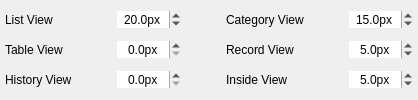
             <widget class="QWidget" name="tab__padding">
              <attribute name="icon">
               <iconset resource="preference_icons.qrc">
                <normaloff>:/main/icons/ic_settings_overscan_white.png</normaloff>:/main/icons/ic_settings_overscan_white.png</iconset>
              </attribute>
              <attribute name="title">
               <string>Padding</string>
              </attribute>
              <layout class="QHBoxLayout" name="horizontalLayout_32">
               <property name="spacing">
                <number>5</number>
               </property>
               <property name="leftMargin">
                <number>5</number>
               </property>
               <property name="topMargin">
                <number>5</number>
               </property>
               <property name="rightMargin">
                <number>5</number>
               </property>
               <property name="bottomMargin">
                <number>5</number>
               </property>
               <item>
                <layout class="QVBoxLayout" name="verticalLayout_9">
                 <item>
                  <layout class="QHBoxLayout" name="horizontalLayout_29">
                   <item>
                    <widget class="QLabel" name="label__default_list_item_padding">
                     <property name="text">
                      <string>List View</string>
                     </property>
                    </widget>
                   </item>
                   <item>
                    <spacer name="horizontalSpacer_11">
                     <property name="orientation">
                      <enum>Qt::Horizontal</enum>
                     </property>
                     <property name="sizeHint" stdset="0">
                      <size>
                       <width>40</width>
                       <height>20</height>
                      </size>
                     </property>
                    </spacer>
                   </item>
                   <item>
                    <widget class="QDoubleSpinBox" name="doubleSpinBox__default_list_item_padding">
                     <property name="frame">
                      <bool>false</bool>
                     </property>
                     <property name="alignment">
                      <set>Qt::AlignCenter</set>
                     </property>
                     <property name="suffix">
                      <string>px</string>
                     </property>
                     <property name="decimals">
                      <number>1</number>
                     </property>
                     <property name="minimum">
                      <double>0.000000000000000</double>
                     </property>
                     <property name="maximum">
                      <double>100.000000000000000</double>
                     </property>
                     <property name="singleStep">
                      <double>0.100000000000000</double>
                     </property>
                     <property name="value">
                      <double>20.000000000000000</double>
                     </property>
                    </widget>
                   </item>
                  </layout>
                 </item>
                 <item>
                  <layout class="QHBoxLayout" name="horizontalLayout_30">
                   <item>
                    <widget class="QLabel" name="label__default_table_item_padding">
                     <property name="text">
                      <string>Table View</string>
                     </property>
                    </widget>
                   </item>
                   <item>
                    <spacer name="horizontalSpacer_12">
                     <property name="orientation">
                      <enum>Qt::Horizontal</enum>
                     </property>
                     <property name="sizeHint" stdset="0">
                      <size>
                       <width>40</width>
                       <height>20</height>
                      </size>
                     </property>
                    </spacer>
                   </item>
                   <item>
                    <widget class="QDoubleSpinBox" name="doubleSpinBox__default_table_item_padding">
                     <property name="frame">
                      <bool>false</bool>
                     </property>
                     <property name="alignment">
                      <set>Qt::AlignCenter</set>
                     </property>
                     <property name="suffix">
                      <string>px</string>
                     </property>
                     <property name="decimals">
                      <number>1</number>
                     </property>
                     <property name="minimum">
                      <double>0.000000000000000</double>
                     </property>
                     <property name="maximum">
                      <double>100.000000000000000</double>
                     </property>
                     <property name="singleStep">
                      <double>0.100000000000000</double>
                     </property>
                     <property name="value">
                      <double>0.000000000000000</double>
                     </property>
                    </widget>
                   </item>
                  </layout>
                 </item>
                 <item>
                  <layout class="QHBoxLayout" name="horizontalLayout_31">
                   <item>
                    <widget class="QLabel" name="label__default_history_item_padding">
                     <property name="text">
                      <string>History View</string>
                     </property>
                    </widget>
                   </item>
                   <item>
                    <spacer name="horizontalSpacer_13">
                     <property name="orientation">
                      <enum>Qt::Horizontal</enum>
                     </property>
                     <property name="sizeHint" stdset="0">
                      <size>
                       <width>40</width>
                       <height>20</height>
                      </size>
                     </property>
                    </spacer>
                   </item>
                   <item>
                    <widget class="QDoubleSpinBox" name="doubleSpinBox__default_history_item_padding">
                     <property name="frame">
                      <bool>false</bool>
                     </property>
                     <property name="alignment">
                      <set>Qt::AlignCenter</set>
                     </property>
                     <property name="suffix">
                      <string>px</string>
                     </property>
                     <property name="decimals">
                      <number>1</number>
                     </property>
                     <property name="minimum">
                      <double>0.000000000000000</double>
                     </property>
                     <property name="maximum">
                      <double>100.000000000000000</double>
                     </property>
                     <property name="singleStep">
                      <double>0.100000000000000</double>
                     </property>
                     <property name="value">
                      <double>0.000000000000000</double>
                     </property>
                    </widget>
                   </item>
                  </layout>
                 </item>
                </layout>
               </item>
               <item>
                <spacer name="horizontalSpacer_16">
                 <property name="orientation">
                  <enum>Qt::Horizontal</enum>
                 </property>
                 <property name="sizeHint" stdset="0">
                  <size>
                   <width>40</width>
                   <height>20</height>
                  </size>
                 </property>
                </spacer>
               </item>
               <item>
                <layout class="QVBoxLayout" name="verticalLayout_8">
                 <item>
                  <layout class="QHBoxLayout" name="horizontalLayout_26">
                   <item>
                    <widget class="QLabel" name="label__default_cate_item_padding">
                     <property name="text">
                      <string>Category View</string>
                     </property>
                    </widget>
                   </item>
                   <item>
                    <spacer name="horizontalSpacer_8">
                     <property name="orientation">
                      <enum>Qt::Horizontal</enum>
                     </property>
                     <property name="sizeHint" stdset="0">
                      <size>
                       <width>40</width>
                       <height>20</height>
                      </size>
                     </property>
                    </spacer>
                   </item>
                   <item>
                    <widget class="QDoubleSpinBox" name="doubleSpinBox__default_cate_item_padding">
                     <property name="frame">
                      <bool>false</bool>
                     </property>
                     <property name="alignment">
                      <set>Qt::AlignCenter</set>
                     </property>
                     <property name="suffix">
                      <string>px</string>
                     </property>
                     <property name="decimals">
                      <number>1</number>
                     </property>
                     <property name="minimum">
                      <double>0.000000000000000</double>
                     </property>
                     <property name="maximum">
                      <double>100.000000000000000</double>
                     </property>
                     <property name="singleStep">
                      <double>0.100000000000000</double>
                     </property>
                     <property name="value">
                      <double>15.000000000000000</double>
                     </property>
                    </widget>
                   </item>
                  </layout>
                 </item>
                 <item>
                  <layout class="QHBoxLayout" name="horizontalLayout_27">
                   <item>
                    <widget class="QLabel" name="label__default_record_item_padding">
                     <property name="text">
                      <string>Record View</string>
                     </property>
                    </widget>
                   </item>
                   <item>
                    <spacer name="horizontalSpacer_9">
                     <property name="orientation">
                      <enum>Qt::Horizontal</enum>
                     </property>
                     <property name="sizeHint" stdset="0">
                      <size>
                       <width>40</width>
                       <height>20</height>
                      </size>
                     </property>
                    </spacer>
                   </item>
                   <item>
                    <widget class="QDoubleSpinBox" name="doubleSpinBox__default_record_item_padding">
                     <property name="frame">
                      <bool>false</bool>
                     </property>
                     <property name="alignment">
                      <set>Qt::AlignCenter</set>
                     </property>
                     <property name="suffix">
                      <string>px</string>
                     </property>
                     <property name="decimals">
                      <number>1</number>
                     </property>
                     <property name="minimum">
                      <double>0.000000000000000</double>
                     </property>
                     <property name="maximum">
                      <double>100.000000000000000</double>
                     </property>
                     <property name="singleStep">
                      <double>0.100000000000000</double>
                     </property>
                     <property name="value">
                      <double>5.000000000000000</double>
                     </property>
                    </widget>
                   </item>
                  </layout>
                 </item>
                 <item>
                  <layout class="QHBoxLayout" name="horizontalLayout_28">
                   <item>
                    <widget class="QLabel" name="label__default_inside_item_padding">
                     <property name="text">
                      <string>Inside View</string>
                     </property>
                    </widget>
                   </item>
                   <item>
                    <spacer name="horizontalSpacer_10">
                     <property name="orientation">
                      <enum>Qt::Horizontal</enum>
                     </property>
                     <property name="sizeHint" stdset="0">
                      <size>
                       <width>40</width>
                       <height>20</height>
                      </size>
                     </property>
                    </spacer>
                   </item>
                   <item>
                    <widget class="QDoubleSpinBox" name="doubleSpinBox__default_inside_item_padding">
                     <property name="frame">
                      <bool>false</bool>
                     </property>
                     <property name="alignment">
                      <set>Qt::AlignCenter</set>
                     </property>
                     <property name="suffix">
                      <string>px</string>
                     </property>
                     <property name="decimals">
                      <number>1</number>
                     </property>
                     <property name="minimum">
                      <double>0.000000000000000</double>
                     </property>
                     <property name="maximum">
                      <double>100.000000000000000</double>
                     </property>
                     <property name="singleStep">
                      <double>0.100000000000000</double>
                     </property>
                     <property name="value">
                      <double>5.000000000000000</double>
                     </property>
                    </widget>
                   </item>
                  </layout>
                 </item>
                </layout>
               </item>
              </layout>
             </widget>
